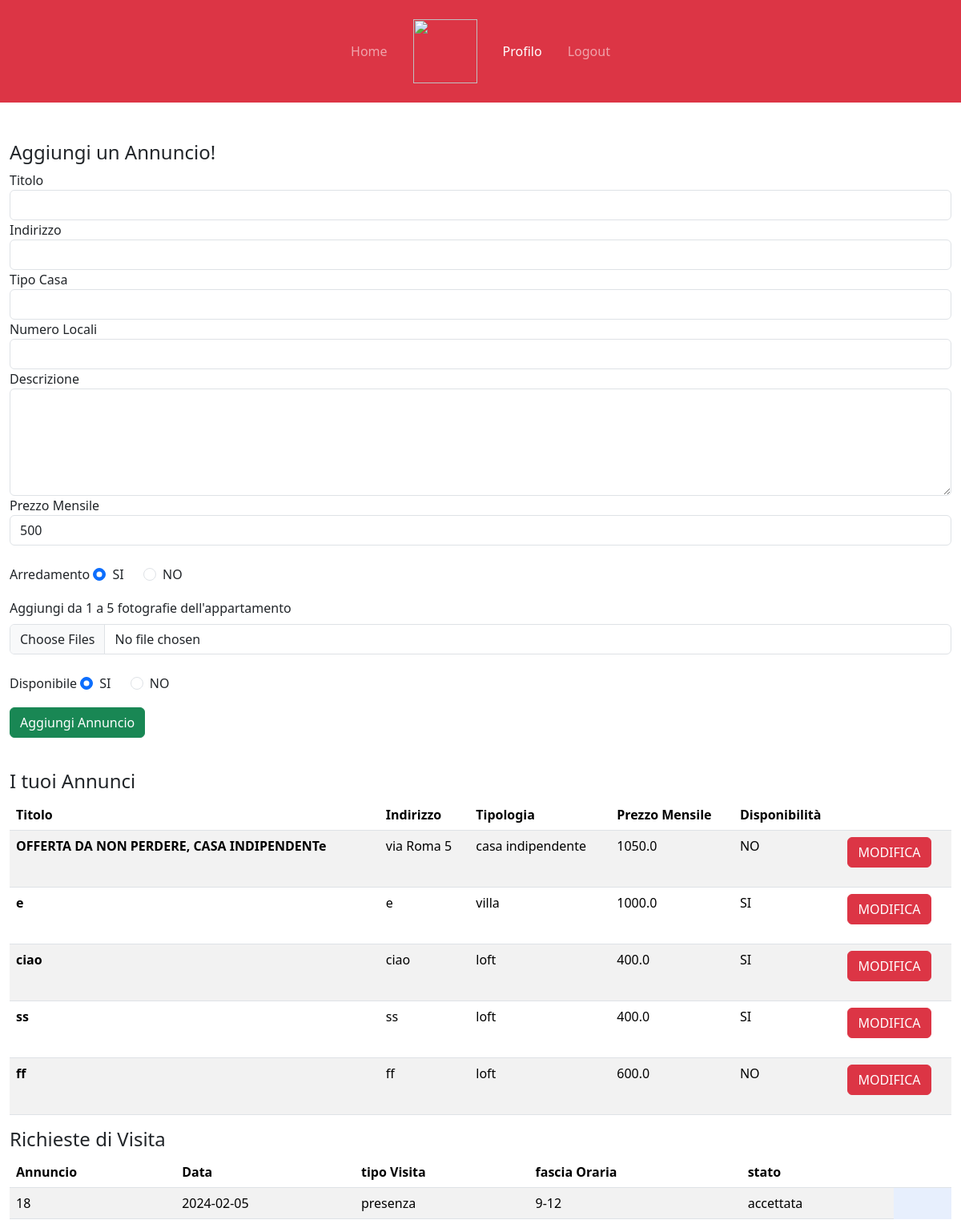
Page /profilo (signed in) on the earlier database version.
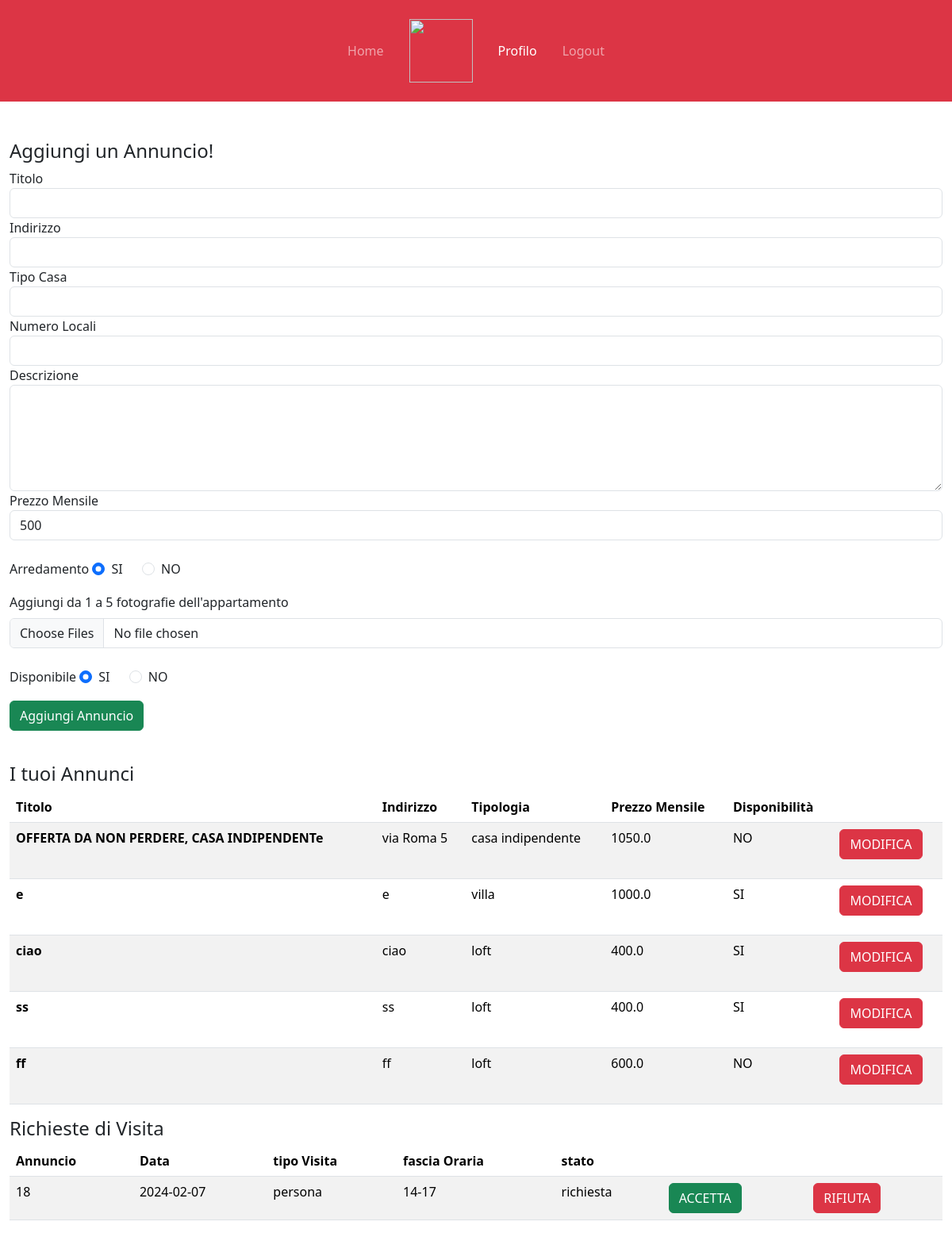
Same page on the later database version.
### tables this page shows
CREATE TABLE "ANNUNCI" (
	"idAnnuncio"	INTEGER NOT NULL,
	"titolo"	TEXT NOT NULL,
	"indirizzo"	TEXT NOT NULL,
	"tipoCasa"	TEXT NOT NULL,
	"numeroLocali"	TEXT NOT NULL,
	"descrizione"	TEXT NOT NULL,
	"prezzoMensile"	REAL NOT NULL,
	"arredamento"	TEXT NOT NULL,
	"disponibilita"	TEXT NOT NULL,
	"idUtente"	INTEGER NOT NULL,
	FOREIGN KEY("idUtente") REFERENCES "UTENTI"("idUtente"),
	PRIMARY KEY("idAnnuncio" AUTOINCREMENT)
);

CREATE TABLE "PRENOTAZIONI" (
	"Data"	TEXT NOT NULL,
	"tipoVisita"	TEXT NOT NULL,
	"fasciaOraria"	TEXT NOT NULL,
	"stato"	TEXT NOT NULL,
	"motivazioneRifiuto"	TEXT,
	"idAnnuncio"	INTEGER NOT NULL,
	"idUtente"	INTEGER NOT NULL,
	PRIMARY KEY("idUtente","Data","fasciaOraria"),
	FOREIGN KEY("idAnnuncio") REFERENCES "ANNUNCI"("idAnnuncio")
);

### app.py (the view)
@app.route('/profilo')
@app.route('/profilo/<int:id>')
@login_required
def profilo(id=None): #annuncio=None significa che il parametro è opzionale.
   if id is not None:
      annunci=posts_dao.get_annunci(current_user.id)
      annuncio=posts_dao.get_singleAnnuncio(id)
      return render_template('profilo.html', annunci=annunci, annuncio=annuncio)
   else:
      prenotazioni=posts_dao.get_prenotazioni(current_user.id, current_user.tipo)
      annunci=posts_dao.get_annunci(current_user.id)
      return render_template('profilo.html', annunci=annunci, prenotazioni=prenotazioni)

### app.py (called while the page is built)
@login_manager.user_loader
def load_user(user_id):
    db_user=posts_dao.get_user_by_id(user_id)
    user = User(id=db_user['idUtente'],
                username=db_user['username'],
                password=db_user['password'],
                tipo=db_user['tipo'])
    return user

### posts_dao.py (called while the page is built)
def get_user_by_id(id_utente):
    query = 'SELECT * FROM UTENTI WHERE idUtente = ?'
    connection = sqlite3.connect('db/affitti.db')
    connection.row_factory = sqlite3.Row
    cursor = connection.cursor()
    cursor.execute(query, (id_utente,))
    result = cursor.fetchone()
    cursor.close()
    connection.close()
    return result

def get_annunci(id):
    conn =sqlite3.connect('db/affitti.db')
    conn.row_factory = sqlite3.Row
    cursor= conn.cursor()
    sql = 'SELECT  ANNUNCI.idAnnuncio, titolo, indirizzo, tipoCasa, numeroLocali, descrizione, \
    prezzoMensile, arredamento, disponibilita, urlFoto FROM ANNUNCI, FOTO \
    where ANNUNCI.idUtente = ? and ANNUNCI.idAnnuncio = FOTO.idAnnuncio \
    GROUP BY ANNUNCI.idAnnuncio'
    cursor.execute(sql, (id,))
    annunci= cursor.fetchall()
    cursor.close()
    conn.close()
    return annunci

### templates/profilo.html (shortened to what the changed rows need)
{% extends "base.html" %}
{% block content %}
  {% if current_user.tipo == 'locatore' %}
    <div class="container-fluid mt-5">
      <br>
      <div style="background-color: #e7effd;">
        <table class="table table-striped">
          <thead>
            <tr>
              <th scope="col">Titolo</th>
              <th scope="col">Indirizzo</th>
              <th scope="col">Tipologia</th>
              <th scope="col">Prezzo Mensile</th>
              <th scope="col">Disponibilità</th>
              <th scope="col"></th>
            </tr>
          </thead>
          <tbody>
            {% for ann in annunci %}
            <tr>
              <th scope="row">{{ann.titolo}}</th>
              <td>{{ann.indirizzo}}</td>
              <td>{{ann.tipoCasa}}</td>
              <td>{{ann.prezzoMensile}}</td>
              <td>{{ann.disponibilita}}</td>
              <td>
                <form action="/modificaAnn/{{ann.idAnnuncio}}" method="POST">
                  <button type="submit" class="btn btn-danger">MODIFICA</button>
                </form>
              </td>
            </tr>
            {% endfor %}
          </tbody>
        </table>
      </div>
    <div style="background-color: #e7effd;">
        <table class="table table-striped">
          <thead>
            <tr>
              <th scope="col">Annuncio</th>
              <th scope="col">Data</th>
              <th scope="col">tipo Visita</th>
              <th scope="col">fascia Oraria</th>
              <th scope="col">stato</th>
              <th scope="col"></th>
              <th></th>
            </tr>
          </thead>
          <tbody>
            {% for pren in prenotazioni %}
              <tr>
              <form action="/gestioneStatoRichiesta" method="POST">
                <td><input type="hidden" name="idAnnuncio" value="{{pren.idAnnuncio}}">{{pren.idAnnuncio}}</th>
                <td><input type="hidden" name="data" value="{{pren.Data}}">{{pren.Data}}</td>
                <td>{{pren.tipoVisita}}</td>
                <td><input type="hidden" name="fasciaOraria" value="{{pren.fasciaOraria}}">{{pren.fasciaOraria}}</td>
                <td>{{pren.stato}}</td>
                {% if pren.stato == 'richiesta' %}
                <td><button type="submit" class="btn btn-success" name="btnRichiesta" value="accetta">ACCETTA</button></td>
              </form>
                      <td><button class="btn btn-danger" name="btnRichiesta" value="rifiuta">RIFIUTA</button></td>
                {% endif %}
              </tr>
            {% endfor %}
          </tbody>
        </table>
    </div>
  {% endif %}
{% endblock %}

Differences in the rows shown:
removed PRENOTAZIONI: idAnnuncio "18", Data "2024-02-05", tipoVisita "presenza", fasciaOraria "9-12", stato "accettata"
added PRENOTAZIONI: idAnnuncio "18", Data "2024-02-07", tipoVisita "persona", fasciaOraria "14-17", stato "richiesta", shows "ACCETTA"
